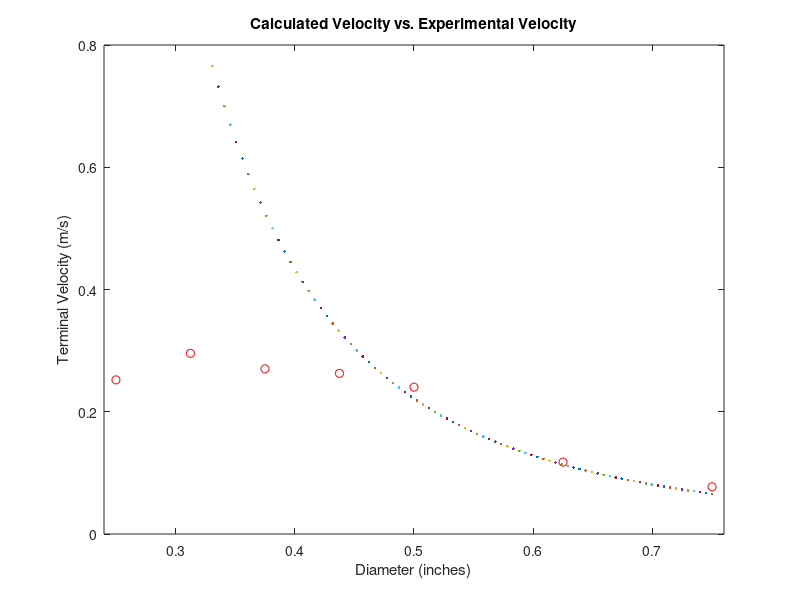

Source code (MATLAB):
%Raya Islam (rqi)

%% statistical analysis on terminal velocities

%constants
D=0.019939; %meters
W=0.001143; %meters
L=.762; %meters
mM=1;
sig=6e7;
p=7.4e3;
g=9.81;
%convert inches to meters: meters=inches/39.37

%create anonymous function for terminal velocity
%converts diameter in inches to meters
termvel= @(d) (128/(15*pi)) * ((p*g)/(sig)) * (D/W) .* ((D./(d./39.37)).^3)
dvec=linspace(.25,.75,100);

figure(1)
clf;
 for k=dvec;
     yvals=termvel(k);
     plot(k,yvals,'.')
     
     hold on
 end
axis([.24 .76 0 .8])
title('Calculated Velocity vs. Experimental Velocity')
xlabel('Diameter (inches)') 
ylabel('Terminal Velocity (m/s)')



%experimental vals
dia=[1/4 5/16 3/8 7/16 .5 5/8 .75];
exptvel=[.2522 .2956 .2702 .2628 .2402 .1176 .0773];
plot(dia,exptvel,'ro')